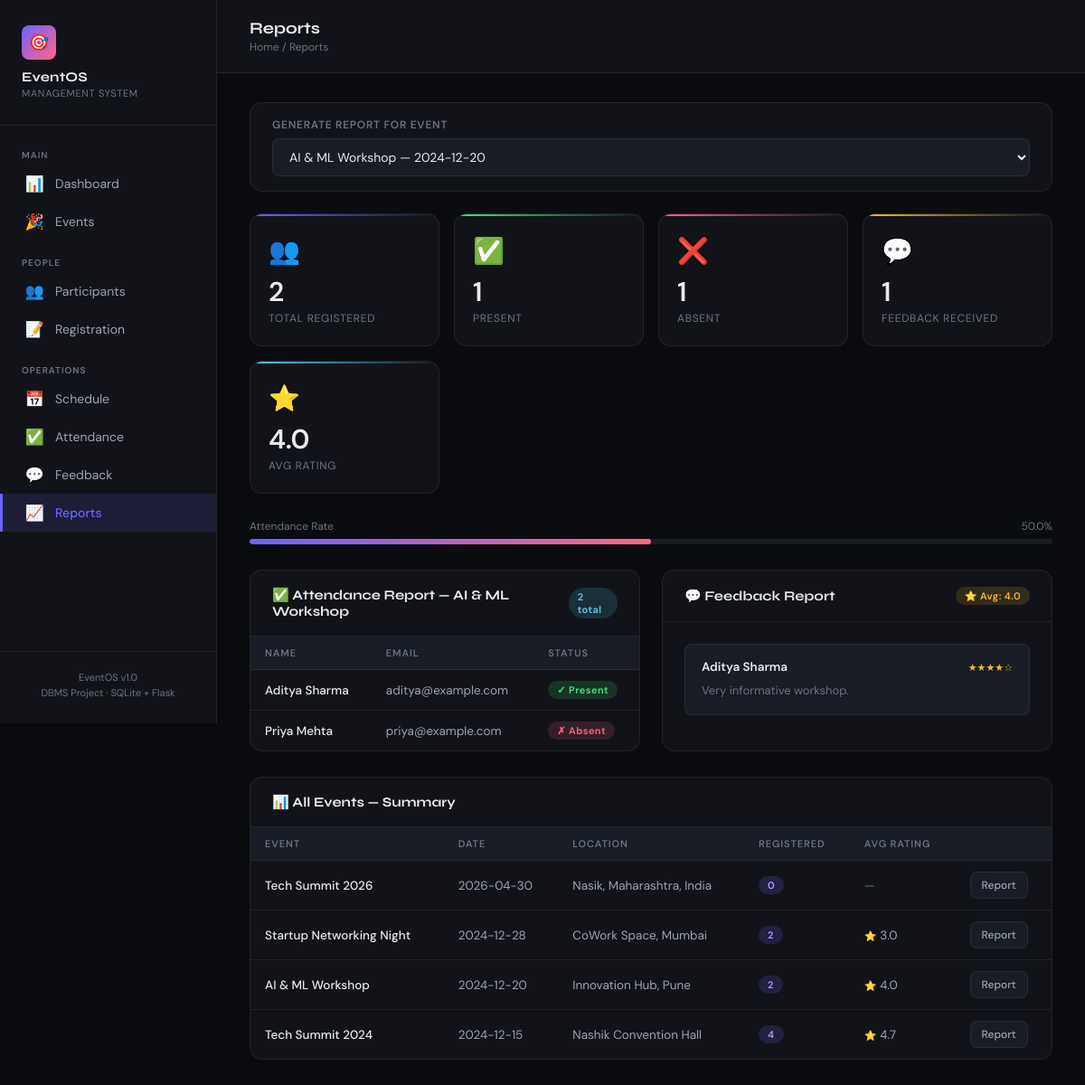
The app's page /reports?event_id=2 with its own data.
### tables this page shows
CREATE TABLE Events (
                id          INTEGER PRIMARY KEY AUTOINCREMENT,
                name        TEXT    NOT NULL,
                date        TEXT    NOT NULL,
                time        TEXT    NOT NULL,
                location    TEXT    NOT NULL,
                description TEXT
            );

CREATE TABLE Participants (
                id    INTEGER PRIMARY KEY AUTOINCREMENT,
                name  TEXT    NOT NULL,
                email TEXT    NOT NULL UNIQUE,
                phone TEXT    NOT NULL
            );

CREATE TABLE Feedback (
                id             INTEGER PRIMARY KEY AUTOINCREMENT,
                participant_id INTEGER NOT NULL REFERENCES Participants(id) ON DELETE CASCADE,
                event_id       INTEGER NOT NULL REFERENCES Events(id)       ON DELETE CASCADE,
                rating         INTEGER NOT NULL CHECK(rating BETWEEN 1 AND 5),
                comments       TEXT,
                UNIQUE(participant_id, event_id)
            );

### app.py (the view)
@app.route('/reports')
def reports():
    selected_event_id = request.args.get('event_id', type=int)
    events = db_get_all_events()
    report_data    = None
    selected_event = None
    if selected_event_id:
        selected_event = db_get_event(selected_event_id)
        if not selected_event:
            flash('Event not found.', 'error')
            return redirect(url_for('reports'))
        att_rows, total, present, absent = db_attendance_report(selected_event_id)
        feedback_rows = db_get_feedback(selected_event_id)
        with get_db() as conn:
            avg_r = conn.execute(
                "SELECT ROUND(AVG(rating),1) FROM Feedback WHERE event_id=?",
                (selected_event_id,)
            ).fetchone()[0]
        report_data = dict(
            att_rows=att_rows, total=total,
            present=present, absent=absent,
            feedback_rows=feedback_rows, avg_rating=avg_r
        )
    return render_template('reports.html',
        events=events, report_data=report_data,
        selected_event=selected_event, selected_event_id=selected_event_id)

### app.py (called while the page is built)
def get_db():
    conn = sqlite3.connect(DB_PATH)
    conn.row_factory = sqlite3.Row
    conn.execute("PRAGMA foreign_keys = ON")
    return conn

def db_get_all_events():
    with get_db() as conn:
        return conn.execute('''
            SELECT e.*,
                   COUNT(DISTINCT r.participant_id) AS participant_count,
                   ROUND(AVG(f.rating), 1)          AS avg_rating
            FROM Events e
            LEFT JOIN Registrations r ON r.event_id = e.id
            LEFT JOIN Feedback f      ON f.event_id = e.id
            GROUP BY e.id
            ORDER BY e.date DESC
        ''').fetchall()

def db_get_event(event_id):
    with get_db() as conn:
        return conn.execute("SELECT * FROM Events WHERE id=?", (event_id,)).fetchone()

def db_get_feedback(event_id):
    with get_db() as conn:
        return conn.execute('''
            SELECT f.*, p.name AS participant_name
            FROM Feedback f
            JOIN Participants p ON p.id = f.participant_id
            WHERE f.event_id = ?
            ORDER BY f.id DESC
        ''', (event_id,)).fetchall()

def db_attendance_report(event_id):
    with get_db() as conn:
        rows = conn.execute('''
            SELECT p.name, p.email,
                   COALESCE(a.status,'Not Marked') AS status
            FROM Participants p
            JOIN Registrations r ON r.participant_id = p.id
            LEFT JOIN Attendance a ON a.participant_id = p.id AND a.event_id = ?
            WHERE r.event_id = ?
        ''', (event_id, event_id)).fetchall()
        total   = len(rows)
        present = sum(1 for r in rows if r['status'] == 'Present')
        absent  = sum(1 for r in rows if r['status'] == 'Absent')
        return rows, total, present, absent

### templates/reports.html (shortened to what this page needs)
{% extends "base.html" %}
{% block page_title %}Reports{% endblock %}
{% block breadcrumb %}Home / Reports{% endblock %}
{% block content %}
<div class="card" style="margin-bottom:24px">
    <div class="card-body" style="padding:16px 24px">
        <form method="GET" action="{{ url_for('reports') }}"
            style="display:flex; gap:16px; align-items:flex-end; flex-wrap:wrap">
            <div class="form-group" style="flex:1; min-width:260px">
                <label>Generate Report for Event</label>
                <select name="event_id" onchange="this.form.submit()">
                    {% for ev in events %}
                    <option value="{{ ev.id }}" {% if selected_event_id==ev.id %}selected{% endif %}>
                        {{ ev.name }} — {{ ev.date }}
                    </option>
                    {% endfor %}
                </select>
            </div>
        </form>
    </div>
</div>
{% if report_data and selected_event %}
<div class="stats-grid" style="margin-bottom:28px">
    <div class="stat-card c1">
        <div class="stat-icon">👥</div>
        <div class="stat-number">{{ report_data.total }}</div>
        <div class="stat-label">Total Registered</div>
    </div>
    <div class="stat-card c3">
        <div class="stat-icon">✅</div>
        <div class="stat-number">{{ report_data.present }}</div>
        <div class="stat-label">Present</div>
    </div>
    <div class="stat-card c2">
        <div class="stat-icon">❌</div>
        <div class="stat-number">{{ report_data.absent }}</div>
        <div class="stat-label">Absent</div>
    </div>
    <div class="stat-card c4">
        <div class="stat-icon">💬</div>
        <div class="stat-number">{{ report_data.feedback_rows|length }}</div>
        <div class="stat-label">Feedback Received</div>
    </div>
    <div class="stat-card c5">
        <div class="stat-icon">⭐</div>
        <div class="stat-number">{{ report_data.avg_rating or '—' }}</div>
        <div class="stat-label">Avg Rating</div>
    </div>
</div>
{% if report_data.total > 0 %}
<div style="margin-bottom:28px">
    <div
        style="display:flex; justify-content:space-between; font-size:12px; color:var(--text-muted); margin-bottom:6px">
        <span>Attendance Rate</span>
        <span>{{ ((report_data.present / report_data.total) * 100)|round(1) }}%</span>
    </div>
    <div class="progress">
        <div class="progress-bar" style="width:{{ ((report_data.present / report_data.total) * 100)|round(1) }}%"></div>
    </div>
</div>
{% endif %}
<div class="two-col">
    <div class="card">
        <div class="card-header">
            <h3>✅ Attendance Report — {{ selected_event.name }}</h3>
            <span class="badge badge-blue">{{ report_data.total }} total</span>
        </div>
        {% if report_data.att_rows %}
        <div class="table-wrap">
            <table>
                <thead>
                    <tr>
                        <th>Name</th>
                        <th>Email</th>
                        <th>Status</th>
                    </tr>
                </thead>
                <tbody>
                    {% for row in report_data.att_rows %}
                    <tr>
                        <td><strong>{{ row.name }}</strong></td>
                        <td>{{ row.email }}</td>
                        <td>
                            {% if row.status == 'Present' %}
                            <span class="badge badge-green">✓ Present</span>
                            {% elif row.status == 'Absent' %}
                            <span class="badge badge-red">✗ Absent</span>
                            {% else %}
                            <span class="badge badge-grey">— Not Marked</span>
                            {% endif %}
                        </td>
                    </tr>
                    {% endfor %}
                </tbody>
            </table>
        </div>
        {% else %}
        <div class="empty-state" style="padding:32px">
            <div class="empty-icon">✅</div>
            <h3>No attendance data</h3>
        </div>
        {% endif %}
    </div>
    <div class="card">
        <div class="card-header">
            <h3>💬 Feedback Report</h3>
            {% if report_data.avg_rating %}
            <span class="badge badge-yellow">⭐ Avg: {{ report_data.avg_rating }}</span>
            {% endif %}
        </div>
        {% if report_data.feedback_rows %}
        <div class="card-body">
            <div class="feedback-list">
                {% for f in report_data.feedback_rows %}
                <div class="feedback-card">
                    <div class="feedback-card-top">
                        <span class="feedback-card-name">{{ f.participant_name }}</span>
                        <span class="stars-sm">{{ '★' * f.rating }}{{ '☆' * (5 - f.rating) }}</span>
                    </div>
                    <p class="feedback-card-comment">{{ f.comments or '—' }}</p>
                </div>
                {% endfor %}
            </div>
        </div>
        {% else %}
        <div class="empty-state" style="padding:32px">
            <div class="empty-icon">💬</div>
            <h3>No feedback yet</h3>
        </div>
        {% endif %}
    </div>
</div>
{% elif not selected_event_id %}
<div class="empty-state">
    <div class="empty-icon">📈</div>
    <h3>Generate a Report</h3>
    <p>Select an event from the dropdown above to see its attendance and feedback report.</p>
</div>
{% endif %}
<div class="card" style="margin-top:28px">
    <div class="card-header">
        <h3>📊 All Events — Summary</h3>
    </div>
    <div class="table-wrap">
        <table>
            <thead>
                <tr>
                    <th>Event</th>
                    <th>Date</th>
                    <th>Location</th>
                    <th>Registered</th>
                    <th>Avg Rating</th>
                    <th></th>
                </tr>
            </thead>
            <tbody>
                {% for ev in events %}
                <tr>
                    <td><strong>{{ ev.name }}</strong></td>
                    <td>{{ ev.date }}</td>
                    <td>{{ ev.location }}</td>
                    <td><span class="badge badge-purple">{{ ev.participant_count }}</span></td>
                    <td>
                        {% if ev.avg_rating %}
                        <span class="stars-sm">⭐</span> {{ ev.avg_rating }}
                        {% else %}
                        <span style="color:var(--text-muted)">—</span>
                        {% endif %}
                    </td>
                    <td>
                        <a href="{{ url_for('reports') }}?event_id={{ ev.id }}"
                            class="btn btn-secondary btn-sm">Report</a>
                    </td>
                </tr>
                {% endfor %}
            </tbody>
        </table>
    </div>
</div>
{% endblock %}

### records on screen
Events: name "AI & ML Workshop", date "2024-12-20", location "Innovation Hub, Pune", participant_count "2", avg_rating "4.0"
Participants: name "Aditya Sharma", email "aditya@example.com", shows "✓ Present"
Participants: name "Priya Mehta", email "priya@example.com", shows "✗ Absent"
Feedback: participant_name "Aditya Sharma", rating "★★★★", rating "☆", comments "Very informative workshop."
Events: name "Tech Summit 2026", date "2026-04-30", location "Nasik, Maharashtra, India", participant_count "0"
Events: name "Startup Networking Night", date "2024-12-28", location "CoWork Space, Mumbai", participant_count "2", avg_rating "3.0"
Events: name "Tech Summit 2024", date "2024-12-15", location "Nashik Convention Hall", participant_count "4", avg_rating "4.7"

### other values on screen
{{ report_data.total }} "2"
{{ report_data.present }} "1"
{{ report_data.absent }} "1"
{{ report_data.feedback_rows|length }} "1"
{{ report_data.avg_rating or '—' }} "4.0"
{{ ((report_data.present / report_data.total) * 100)|round(1) }} "50.0"
{{ report_data.avg_rating }} "4.0"
form field event_id "AI & ML Workshop — 2024-12-20"
